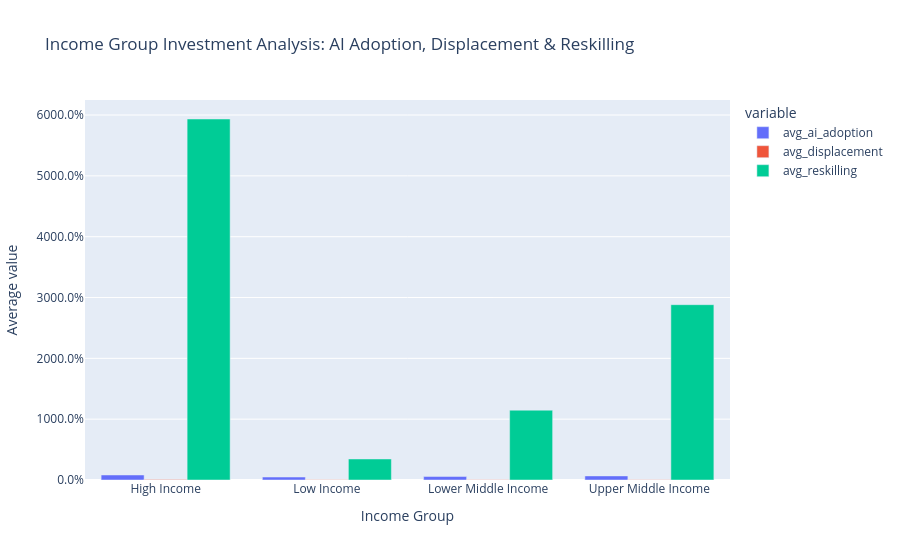

The cell this chart's notebook holds for it:
### Code cell
# Chart 9: Income group comparison - investment opportunity analysis
income_comparison = df.groupby('income_group', observed=True).agg(
    avg_gdp=('gdp_per_capita_usd', 'mean'),
    avg_ai_adoption=('ai_adoption_index', 'mean'),
    avg_displacement=('pct_sector_workforce_displaced', 'mean'),
    avg_reskilling=('reskilling_programs_count', 'mean'),
    total_layoffs=('ai_cited_layoff_announcements', 'sum'),
).reset_index()

fig9 = px.bar(
    income_comparison,
    x='income_group',
    y=['avg_ai_adoption', 'avg_displacement', 'avg_reskilling'],
    barmode='group',
    title='Income Group Investment Analysis: AI Adoption, Displacement & Reskilling',
    labels={
        'value': 'Average value',
        'income_group': 'Income Group',
        'avg_ai_adoption': 'AI Adoption (%)',
        'avg_displacement': 'Displacement (%)',
        'avg_reskilling': 'Reskilling Programs'
    },
)
fig9.update_layout(yaxis_tickformat='.1%')
fig9.show()

### Figure 1 — Plotly figure (JSON) as saved in the notebook; plotly's stock layout.template omitted (floating-point values rounded to 4 significant figures)
{"data": [{"alignmentgroup": "True", "hovertemplate": "variable=avg_ai_adoption<br>Income Group=%{x}<br>Average value=%{y}<extra></extra>", "legendgroup": "avg_ai_adoption", "marker": {"color": "#636efa", "pattern": {"shape": ""}}, "name": "avg_ai_adoption", "offsetgroup": "avg_ai_adoption", "orientation": "v", "showlegend": true, "textposition": "auto", "type": "bar", "x": ["High Income", "Low Income", "Lower Middle Income", "Upper Middle Income"], "xaxis": "x", "y": [0.8238, 0.487, 0.5673, 0.6708], "yaxis": "y"}, {"alignmentgroup": "True", "hovertemplate": "variable=avg_displacement<br>Income Group=%{x}<br>Average value=%{y}<extra></extra>", "legendgroup": "avg_displacement", "marker": {"color": "#EF553B", "pattern": {"shape": ""}}, "name": "avg_displacement", "offsetgroup": "avg_displacement", "orientation": "v", "showlegend": true, "textposition": "auto", "type": "bar", "x": ["High Income", "Low Income", "Lower Middle Income", "Upper Middle Income"], "xaxis": "x", "y": [0.08842, 0.02562, 0.03049, 0.04285], "yaxis": "y"}, {"alignmentgroup": "True", "hovertemplate": "variable=avg_reskilling<br>Income Group=%{x}<br>Average value=%{y}<extra></extra>", "legendgroup": "avg_reskilling", "marker": {"color": "#00cc96", "pattern": {"shape": ""}}, "name": "avg_reskilling", "offsetgroup": "avg_reskilling", "orientation": "v", "showlegend": true, "textposition": "auto", "type": "bar", "x": ["High Income", "Low Income", "Lower Middle Income", "Upper Middle Income"], "xaxis": "x", "y": [59.35, 3.458, 11.48, 28.82], "yaxis": "y"}], "layout": {"barmode": "group", "legend": {"title": {"text": "variable"}, "tracegroupgap": 0}, "title": {"text": "Income Group Investment Analysis: AI Adoption, Displacement & Reskilling"}, "xaxis": {"anchor": "y", "domain": [0, 1], "title": {"text": "Income Group"}}, "yaxis": {"anchor": "x", "domain": [0, 1], "tickformat": ".1%", "title": {"text": "Average value"}}}}
